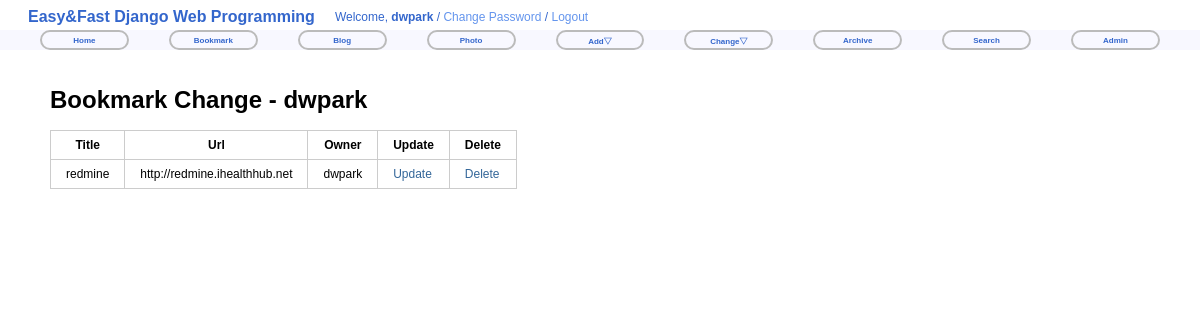
The app's page /bookmark/change/ (signed in) with its own data.
### bookmark/models.py (models this page shows, shortened)
class Bookmark(models.Model):
    title = models.CharField(max_length=100, blank=True, null=True)
    url = models.URLField('url', unique=True)
    owner = models.ForeignKey(User, null=True)

### bookmark/views.py (the view)
class BookmarkChangeLV(LoginRequiredMixin, ListView):
    template_name = 'bookmark/bookmark_change_list.html'
    def get_queryset(self):
        return Bookmark.objects.filter(owner=self.request.user)

### bookmark/templates/bookmark/bookmark_change_list.html (shortened to what this page needs)
{% extends "base.html" %}
{% block content %}
<div id="content">
    <h1>Bookmark Change - {{user}}</h1>
    <table class="change-list">
        <tr>
            <th>Title</th>
            <th>Url</th>
            <th>Owner</th>
            <th>Update</th>
            <th>Delete</th>
        </tr>
        {% for item in object_list %}
        <tr>
            <td>{{ item.title }}</td>
            <td>{{ item.url }}</td>
            <td>{{ item.owner }}</td>
            <td><a href="{% url 'bookmark:update' item.id %}">Update</a></td>
            <td><a href="{% url 'bookmark:delete' item.id %}">Delete</a></td>
        </tr>
        {% endfor %}
    </table>
</div>
{% endblock %}

### templates/base.html (shortened to what this page needs)
<!DOCTYPE html>
<html lang="ko">
<head>
    {% load staticfiles %}
    <link rel="stylesheet" type="text/css" href="{% static 'css/base.css' %}" />
    <link rel="stylesheet" type="text/css" href="{% block extrastyle %}{% endblock %}" />
</head>
<body>
<div id="head">
    <h2 class="maintitle">Easy&amp;Fast Django Web Programming</h2>
    {% if user.is_active %}
    <h4 class="welcome">Welcome,
                <strong>{% firstof user.get_short_name user.get_username %}</strong> /
                <a href="{% url 'password_change' %}">Change Password</a> /
                <a href="{% url 'logout' %}">Logout</a>
    </h4>
    {% else %}
    <h4 class="welcome">Welcome, Anonymous /
                <a href="{% url 'login' %}">Login</a> /
                <a href="{% url 'register' %}">Register</a>
    </h4>
    {% endif %}
</div>
<div id="menu">
    <li><a href="{% url 'home' %}">Home</a></li>
    <li><a href="{% url 'bookmark:index' %}">Bookmark</a></li>
    <li><a href="{% url 'blog:index' %}">Blog</a></li>
    <li><a href="{% url 'photo:index' %}">Photo</a></li>
    <li>
        <a href="#">Add&bigtriangledown;</a>
    </li>
    <li>
        <a href="#">Change&bigtriangledown;</a>
    </li>
    <li><a href="{% url 'blog:post_archive' %}">Archive</a></li>
    <li><a href="{% url 'blog:search' %}">Search</a></li>
    <li><a href="{% url 'admin:index' %}">Admin</a></li>
</div>
{% block content %}{% endblock %}
</body>
</html>

### static/css/base.css (style rules this page uses)
body { font-family: "Lucida Grande", Verdana, Arial, sans-serif; font-size: 12px; }
div#menu { position: absolute; top: 30px; left: 0px; height: 20px; width: 100%; display: table; table-layout: fixed; border-spacing: 40px 0px; background: ghostwhite; font-size: 8px; }
div#content { position: absolute; top: 70px; left: 50px; right: 50px; }
.maintitle { display: table-cell; vertical-align: middle; padding-left: 20px; color: #3366cc; font-weight: bold; font-size: 16px; }
.welcome { display: table-cell; vertical-align: middle; text-align: right; padding-right: 20px; padding-left: 20px; color: #3366cc; font-weight: normal; font-size: 12px; }
.welcome a:link, .welcome a:visited { color: cornflowerblue; }
div#menu a:link, div#menu a:visited { color: #36c; }
div#menu > li { display: table-cell; vertical-align: middle; border: 2px solid #bbb; border-radius: 25px; text-align: center; font-weight: bold; }
a:link, a:visited { color: #369; text-decoration: none; }
table { border-collapse: collapse; }
td, th { line-height: 18px; border-bottom: 1px solid #eee; vertical-align: top; padding: 5px 15px; font-family: "Lucida Grande", Verdana, Arial, sans-serif; }
table.change-list, table.change-list th, table.change-list td { border: 1px solid #ccc; }

### records on screen
Bookmark: title "redmine", url "http://redmine.ihealthhub.net", owner "dwpark"

### other values on screen
{{ user }} "dwpark"
